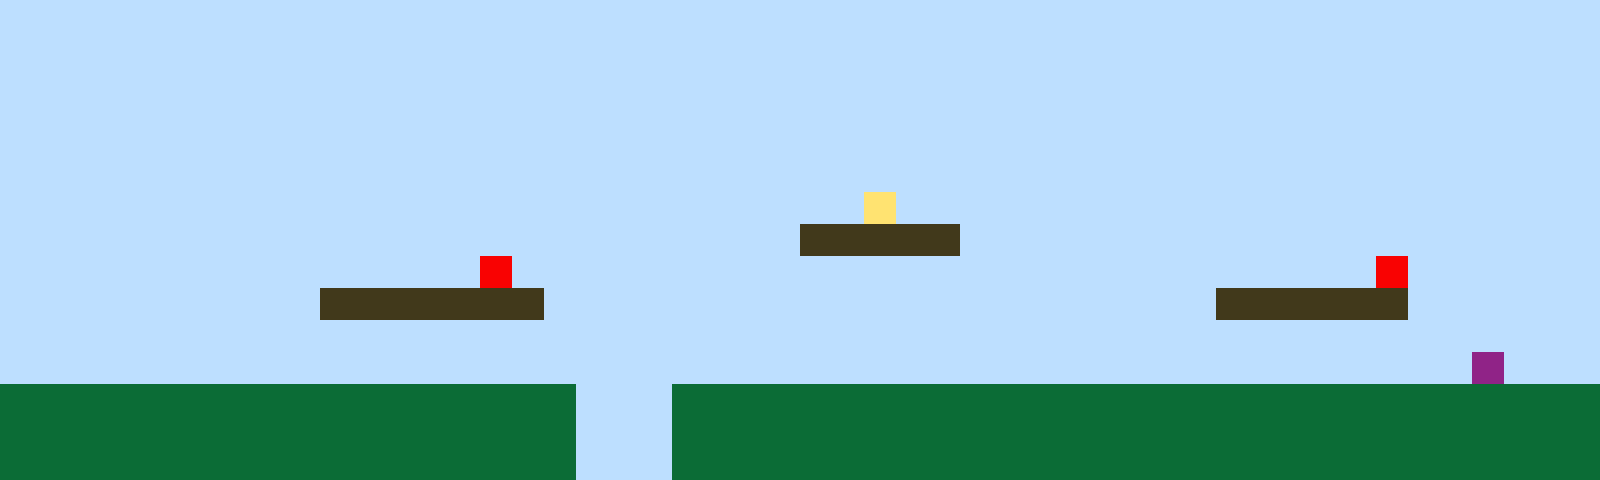

The image is a tile-based game level rendered from a .tmx file. Its description and complete source (layers, tilesets, objects, tile grids) follow:
An orthogonal 50x15 tile map with 32x32 px tiles, 1 tile layer (Tile Layer 1).

<map version="1.10" tiledversion="1.11.2" orientation="orthogonal" renderorder="right-up" width="50" height="15" tilewidth="32" tileheight="32" infinite="0" nextlayerid="2" nextobjectid="1"><editorsettings><export target="map1.csv" format="csv" /></editorsettings><tileset firstgid="1" name="sprites" tilewidth="32" tileheight="32" tilecount="6" columns="3"><image source="sprites.png" width="96" height="64" /></tileset><layer id="1" name="Tile Layer 1" width="50" height="15"><data encoding="csv">1,1,1,1,1,1,1,1,1,1,1,1,1,1,1,1,1,1,1,1,1,1,1,1,1,1,1,1,1,1,1,1,1,1,1,1,1,1,1,1,1,1,1,1,1,1,1,1,1,1,1,1,1,1,1,1,1,1,1,1,1,1,1,1,1,1,1,1,1,1,1,1,1,1,1,1,1,1,1,1,1,1,1,1,1,1,1,1,1,1,1,1,1,1,1,1,1,1,1,1,1,1,1,1,1,1,1,1,1,1,1,1,1,1,1,1,1,1,1,1,1,1,1,1,1,1,1,1,1,1,1,1,1,1,1,1,1,1,1,1,1,1,1,1,1,1,1,1,1,1,1,1,1,1,1,1,1,1,1,1,1,1,1,1,1,1,1,1,1,1,1,1,1,1,1,1,1,1,1,1,1,1,1,1,1,1,1,1,1,1,1,1,1,1,1,1,1,1,1,1,1,1,1,1,1,1,1,1,1,1,1,1,1,1,1,1,1,1,1,1,1,1,1,1,1,1,1,1,1,1,1,1,1,1,1,1,1,1,1,1,1,1,1,1,1,1,1,1,1,1,1,1,1,1,1,1,1,1,1,1,1,1,1,1,1,1,1,1,1,1,1,1,1,1,1,1,1,1,1,1,1,1,1,1,1,1,1,1,1,1,1,1,1,1,1,1,1,1,1,1,1,1,1,1,1,1,1,1,1,1,1,1,1,1,1,1,1,1,1,1,1,1,1,1,1,1,1,4,1,1,1,1,1,1,1,1,1,1,1,1,1,1,1,1,1,1,1,1,1,1,1,1,1,1,1,1,1,1,1,1,1,1,1,1,1,1,1,1,1,1,1,1,1,1,1,3,3,3,3,3,1,1,1,1,1,1,1,1,1,1,1,1,1,1,1,1,1,1,1,1,1,1,1,1,1,1,1,1,1,1,1,1,1,1,1,5,1,1,1,1,1,1,1,1,1,1,1,1,1,1,1,1,1,1,1,1,1,1,1,1,1,1,1,5,1,1,1,1,1,1,1,1,1,1,1,1,1,1,1,1,3,3,3,3,3,3,3,1,1,1,1,1,1,1,1,1,1,1,1,1,1,1,1,1,1,1,1,1,3,3,3,3,3,3,1,1,1,1,1,1,1,1,1,1,1,1,1,1,1,1,1,1,1,1,1,1,1,1,1,1,1,1,1,1,1,1,1,1,1,1,1,1,1,1,1,1,1,1,1,1,1,1,1,1,1,1,1,1,1,1,1,1,1,1,1,1,1,1,1,1,1,1,1,1,1,1,1,1,1,1,1,1,1,1,1,1,1,1,1,1,1,1,1,1,1,1,1,1,1,1,1,1,1,1,1,1,6,1,1,1,2,2,2,2,2,2,2,2,2,2,2,2,2,2,2,2,2,2,1,1,1,2,2,2,2,2,2,2,2,2,2,2,2,2,2,2,2,2,2,2,2,2,2,2,2,2,2,2,2,2,2,2,2,2,2,2,2,2,2,2,2,2,2,2,2,2,2,2,1,1,1,2,2,2,2,2,2,2,2,2,2,2,2,2,2,2,2,2,2,2,2,2,2,2,2,2,2,2,2,2,2,2,2,2,2,2,2,2,2,2,2,2,2,2,2,2,2,2,1,1,1,2,2,2,2,2,2,2,2,2,2,2,2,2,2,2,2,2,2,2,2,2,2,2,2,2,2,2,2,2</data></layer></map>
